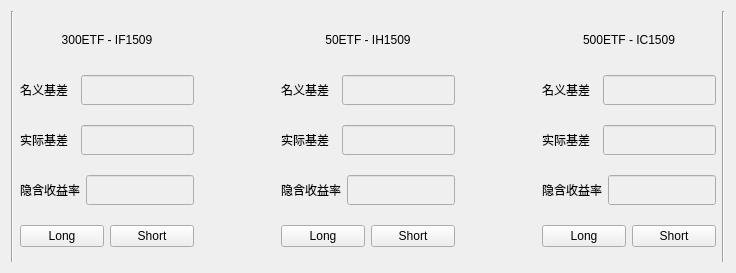
<?xml version="1.0" encoding="UTF-8"?>
<ui version="4.0">
 <class>Arbitrage</class>
 <widget class="QWidget" name="Arbitrage">
  <property name="geometry">
   <rect>
    <x>0</x>
    <y>0</y>
    <width>736</width>
    <height>273</height>
   </rect>
  </property>
  <property name="windowTitle">
   <string>Form</string>
  </property>
  <layout class="QHBoxLayout" name="horizontalLayout_13">
   <item>
    <widget class="Line" name="line_3">
     <property name="orientation">
      <enum>Qt::Vertical</enum>
     </property>
    </widget>
   </item>
   <item>
    <layout class="QVBoxLayout" name="verticalLayout">
     <item>
      <widget class="QLabel" name="label">
       <property name="sizePolicy">
        <sizepolicy hsizetype="Preferred" vsizetype="Maximum">
         <horstretch>0</horstretch>
         <verstretch>0</verstretch>
        </sizepolicy>
       </property>
       <property name="maximumSize">
        <size>
         <width>16777215</width>
         <height>30</height>
        </size>
       </property>
       <property name="text">
        <string>300ETF - IF1509</string>
       </property>
       <property name="textFormat">
        <enum>Qt::PlainText</enum>
       </property>
       <property name="alignment">
        <set>Qt::AlignCenter</set>
       </property>
      </widget>
     </item>
     <item>
      <layout class="QHBoxLayout" name="horizontalLayout">
       <item>
        <widget class="QLabel" name="label_2">
         <property name="text">
          <string>名义基差  </string>
         </property>
         <property name="textFormat">
          <enum>Qt::PlainText</enum>
         </property>
         <property name="alignment">
          <set>Qt::AlignCenter</set>
         </property>
        </widget>
       </item>
       <item>
        <widget class="QLineEdit" name="IF_basis">
         <property name="enabled">
          <bool>false</bool>
         </property>
         <property name="sizePolicy">
          <sizepolicy hsizetype="Expanding" vsizetype="Maximum">
           <horstretch>0</horstretch>
           <verstretch>0</verstretch>
          </sizepolicy>
         </property>
         <property name="maximumSize">
          <size>
           <width>16777215</width>
           <height>30</height>
          </size>
         </property>
        </widget>
       </item>
      </layout>
     </item>
     <item>
      <layout class="QHBoxLayout" name="horizontalLayout_2">
       <item>
        <widget class="QLabel" name="label_3">
         <property name="text">
          <string>实际基差  </string>
         </property>
         <property name="textFormat">
          <enum>Qt::PlainText</enum>
         </property>
         <property name="alignment">
          <set>Qt::AlignCenter</set>
         </property>
        </widget>
       </item>
       <item>
        <widget class="QLineEdit" name="IF_real_basis">
         <property name="enabled">
          <bool>false</bool>
         </property>
         <property name="sizePolicy">
          <sizepolicy hsizetype="Expanding" vsizetype="Maximum">
           <horstretch>0</horstretch>
           <verstretch>0</verstretch>
          </sizepolicy>
         </property>
         <property name="maximumSize">
          <size>
           <width>16777215</width>
           <height>30</height>
          </size>
         </property>
        </widget>
       </item>
      </layout>
     </item>
     <item>
      <layout class="QHBoxLayout" name="horizontalLayout_3">
       <item>
        <widget class="QLabel" name="label_4">
         <property name="text">
          <string>隐含收益率</string>
         </property>
         <property name="textFormat">
          <enum>Qt::PlainText</enum>
         </property>
         <property name="alignment">
          <set>Qt::AlignCenter</set>
         </property>
        </widget>
       </item>
       <item>
        <widget class="QLineEdit" name="IF_y">
         <property name="enabled">
          <bool>false</bool>
         </property>
         <property name="sizePolicy">
          <sizepolicy hsizetype="Expanding" vsizetype="Maximum">
           <horstretch>0</horstretch>
           <verstretch>0</verstretch>
          </sizepolicy>
         </property>
         <property name="maximumSize">
          <size>
           <width>16777215</width>
           <height>30</height>
          </size>
         </property>
        </widget>
       </item>
      </layout>
     </item>
     <item>
      <layout class="QHBoxLayout" name="horizontalLayout_4">
       <item>
        <widget class="QPushButton" name="pushButton">
         <property name="text">
          <string>Long</string>
         </property>
        </widget>
       </item>
       <item>
        <widget class="QPushButton" name="pushButton_2">
         <property name="text">
          <string>Short</string>
         </property>
        </widget>
       </item>
      </layout>
     </item>
    </layout>
   </item>
   <item>
    <spacer name="horizontalSpacer">
     <property name="orientation">
      <enum>Qt::Horizontal</enum>
     </property>
     <property name="sizeHint" stdset="0">
      <size>
       <width>40</width>
       <height>20</height>
      </size>
     </property>
    </spacer>
   </item>
   <item>
    <layout class="QVBoxLayout" name="verticalLayout_2">
     <item>
      <widget class="QLabel" name="label_5">
       <property name="sizePolicy">
        <sizepolicy hsizetype="Preferred" vsizetype="Maximum">
         <horstretch>0</horstretch>
         <verstretch>0</verstretch>
        </sizepolicy>
       </property>
       <property name="maximumSize">
        <size>
         <width>16777215</width>
         <height>30</height>
        </size>
       </property>
       <property name="text">
        <string>50ETF - IH1509</string>
       </property>
       <property name="textFormat">
        <enum>Qt::PlainText</enum>
       </property>
       <property name="alignment">
        <set>Qt::AlignCenter</set>
       </property>
      </widget>
     </item>
     <item>
      <layout class="QHBoxLayout" name="horizontalLayout_5">
       <item>
        <widget class="QLabel" name="label_6">
         <property name="text">
          <string>名义基差  </string>
         </property>
         <property name="textFormat">
          <enum>Qt::PlainText</enum>
         </property>
         <property name="alignment">
          <set>Qt::AlignCenter</set>
         </property>
        </widget>
       </item>
       <item>
        <widget class="QLineEdit" name="IH_basis">
         <property name="enabled">
          <bool>false</bool>
         </property>
         <property name="sizePolicy">
          <sizepolicy hsizetype="Expanding" vsizetype="Maximum">
           <horstretch>0</horstretch>
           <verstretch>0</verstretch>
          </sizepolicy>
         </property>
         <property name="maximumSize">
          <size>
           <width>16777215</width>
           <height>30</height>
          </size>
         </property>
        </widget>
       </item>
      </layout>
     </item>
     <item>
      <layout class="QHBoxLayout" name="horizontalLayout_6">
       <item>
        <widget class="QLabel" name="label_7">
         <property name="text">
          <string>实际基差  </string>
         </property>
         <property name="textFormat">
          <enum>Qt::PlainText</enum>
         </property>
         <property name="alignment">
          <set>Qt::AlignCenter</set>
         </property>
        </widget>
       </item>
       <item>
        <widget class="QLineEdit" name="IH_real_basis">
         <property name="enabled">
          <bool>false</bool>
         </property>
         <property name="sizePolicy">
          <sizepolicy hsizetype="Expanding" vsizetype="Maximum">
           <horstretch>0</horstretch>
           <verstretch>0</verstretch>
          </sizepolicy>
         </property>
         <property name="maximumSize">
          <size>
           <width>16777215</width>
           <height>30</height>
          </size>
         </property>
        </widget>
       </item>
      </layout>
     </item>
     <item>
      <layout class="QHBoxLayout" name="horizontalLayout_7">
       <item>
        <widget class="QLabel" name="label_8">
         <property name="text">
          <string>隐含收益率</string>
         </property>
         <property name="textFormat">
          <enum>Qt::PlainText</enum>
         </property>
         <property name="alignment">
          <set>Qt::AlignCenter</set>
         </property>
        </widget>
       </item>
       <item>
        <widget class="QLineEdit" name="IH_y">
         <property name="enabled">
          <bool>false</bool>
         </property>
         <property name="sizePolicy">
          <sizepolicy hsizetype="Expanding" vsizetype="Maximum">
           <horstretch>0</horstretch>
           <verstretch>0</verstretch>
          </sizepolicy>
         </property>
         <property name="maximumSize">
          <size>
           <width>16777215</width>
           <height>30</height>
          </size>
         </property>
        </widget>
       </item>
      </layout>
     </item>
     <item>
      <layout class="QHBoxLayout" name="horizontalLayout_8">
       <item>
        <widget class="QPushButton" name="pushButton_3">
         <property name="text">
          <string>Long</string>
         </property>
        </widget>
       </item>
       <item>
        <widget class="QPushButton" name="pushButton_4">
         <property name="text">
          <string>Short</string>
         </property>
        </widget>
       </item>
      </layout>
     </item>
    </layout>
   </item>
   <item>
    <spacer name="horizontalSpacer_2">
     <property name="orientation">
      <enum>Qt::Horizontal</enum>
     </property>
     <property name="sizeHint" stdset="0">
      <size>
       <width>40</width>
       <height>20</height>
      </size>
     </property>
    </spacer>
   </item>
   <item>
    <layout class="QVBoxLayout" name="verticalLayout_3">
     <item>
      <widget class="QLabel" name="label_9">
       <property name="sizePolicy">
        <sizepolicy hsizetype="Preferred" vsizetype="Maximum">
         <horstretch>0</horstretch>
         <verstretch>0</verstretch>
        </sizepolicy>
       </property>
       <property name="maximumSize">
        <size>
         <width>16777215</width>
         <height>30</height>
        </size>
       </property>
       <property name="text">
        <string>500ETF - IC1509</string>
       </property>
       <property name="textFormat">
        <enum>Qt::PlainText</enum>
       </property>
       <property name="alignment">
        <set>Qt::AlignCenter</set>
       </property>
      </widget>
     </item>
     <item>
      <layout class="QHBoxLayout" name="horizontalLayout_9">
       <item>
        <widget class="QLabel" name="label_10">
         <property name="text">
          <string>名义基差  </string>
         </property>
         <property name="textFormat">
          <enum>Qt::PlainText</enum>
         </property>
         <property name="alignment">
          <set>Qt::AlignCenter</set>
         </property>
        </widget>
       </item>
       <item>
        <widget class="QLineEdit" name="IC_basis">
         <property name="enabled">
          <bool>false</bool>
         </property>
         <property name="sizePolicy">
          <sizepolicy hsizetype="Expanding" vsizetype="Maximum">
           <horstretch>0</horstretch>
           <verstretch>0</verstretch>
          </sizepolicy>
         </property>
         <property name="maximumSize">
          <size>
           <width>16777215</width>
           <height>30</height>
          </size>
         </property>
        </widget>
       </item>
      </layout>
     </item>
     <item>
      <layout class="QHBoxLayout" name="horizontalLayout_10">
       <item>
        <widget class="QLabel" name="label_11">
         <property name="text">
          <string>实际基差  </string>
         </property>
         <property name="textFormat">
          <enum>Qt::PlainText</enum>
         </property>
         <property name="alignment">
          <set>Qt::AlignCenter</set>
         </property>
        </widget>
       </item>
       <item>
        <widget class="QLineEdit" name="IC_real_basis">
         <property name="enabled">
          <bool>false</bool>
         </property>
         <property name="sizePolicy">
          <sizepolicy hsizetype="Expanding" vsizetype="Maximum">
           <horstretch>0</horstretch>
           <verstretch>0</verstretch>
          </sizepolicy>
         </property>
         <property name="maximumSize">
          <size>
           <width>16777215</width>
           <height>30</height>
          </size>
         </property>
        </widget>
       </item>
      </layout>
     </item>
     <item>
      <layout class="QHBoxLayout" name="horizontalLayout_11">
       <item>
        <widget class="QLabel" name="label_12">
         <property name="text">
          <string>隐含收益率</string>
         </property>
         <property name="textFormat">
          <enum>Qt::PlainText</enum>
         </property>
         <property name="alignment">
          <set>Qt::AlignCenter</set>
         </property>
        </widget>
       </item>
       <item>
        <widget class="QLineEdit" name="IC_y">
         <property name="enabled">
          <bool>false</bool>
         </property>
         <property name="sizePolicy">
          <sizepolicy hsizetype="Expanding" vsizetype="Maximum">
           <horstretch>0</horstretch>
           <verstretch>0</verstretch>
          </sizepolicy>
         </property>
         <property name="maximumSize">
          <size>
           <width>16777215</width>
           <height>30</height>
          </size>
         </property>
        </widget>
       </item>
      </layout>
     </item>
     <item>
      <layout class="QHBoxLayout" name="horizontalLayout_12">
       <item>
        <widget class="QPushButton" name="pushButton_5">
         <property name="text">
          <string>Long</string>
         </property>
        </widget>
       </item>
       <item>
        <widget class="QPushButton" name="pushButton_6">
         <property name="text">
          <string>Short</string>
         </property>
        </widget>
       </item>
      </layout>
     </item>
    </layout>
   </item>
   <item>
    <widget class="Line" name="line_4">
     <property name="orientation">
      <enum>Qt::Vertical</enum>
     </property>
    </widget>
   </item>
  </layout>
 </widget>
 <resources/>
 <connections/>
</ui>
